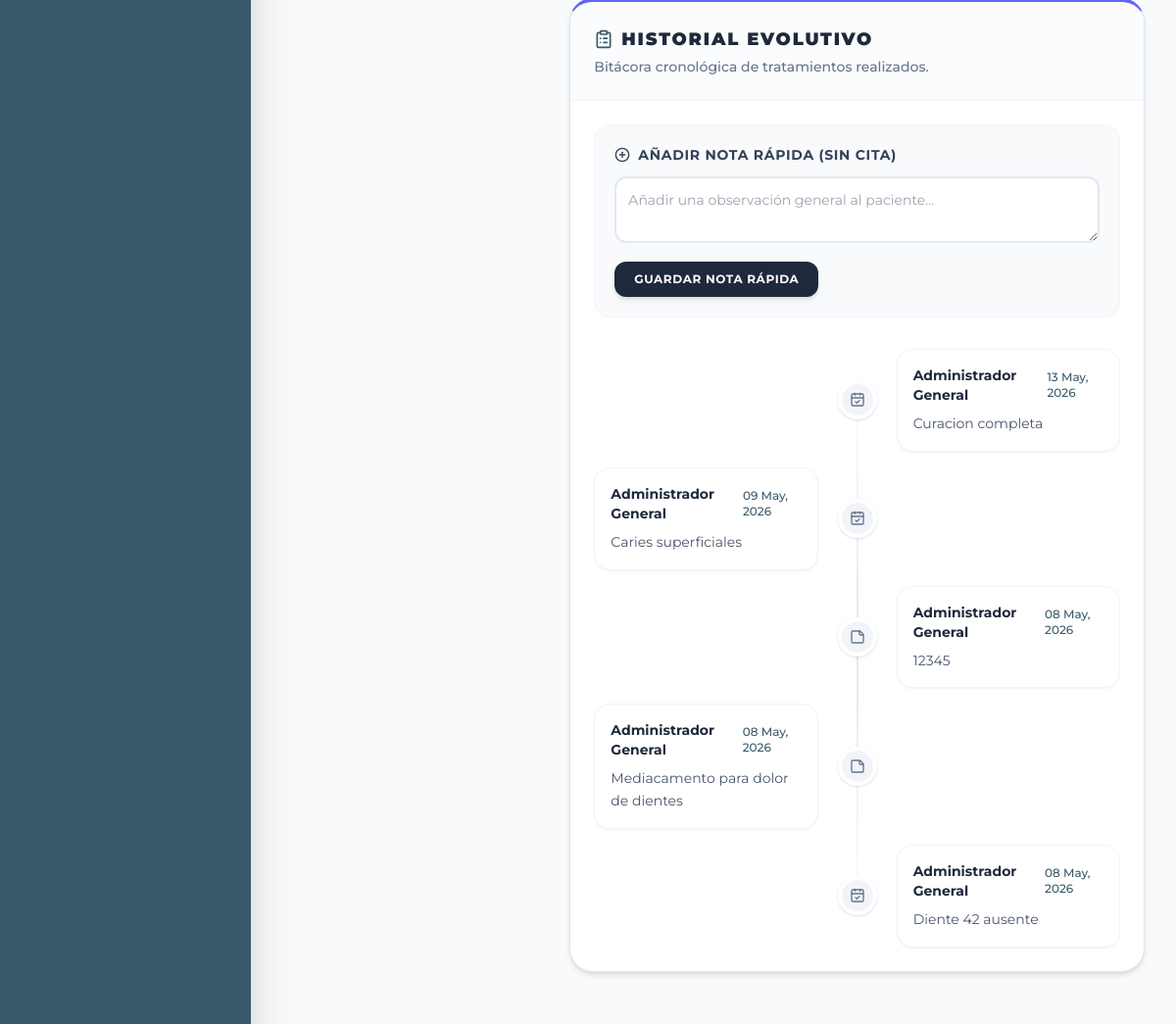
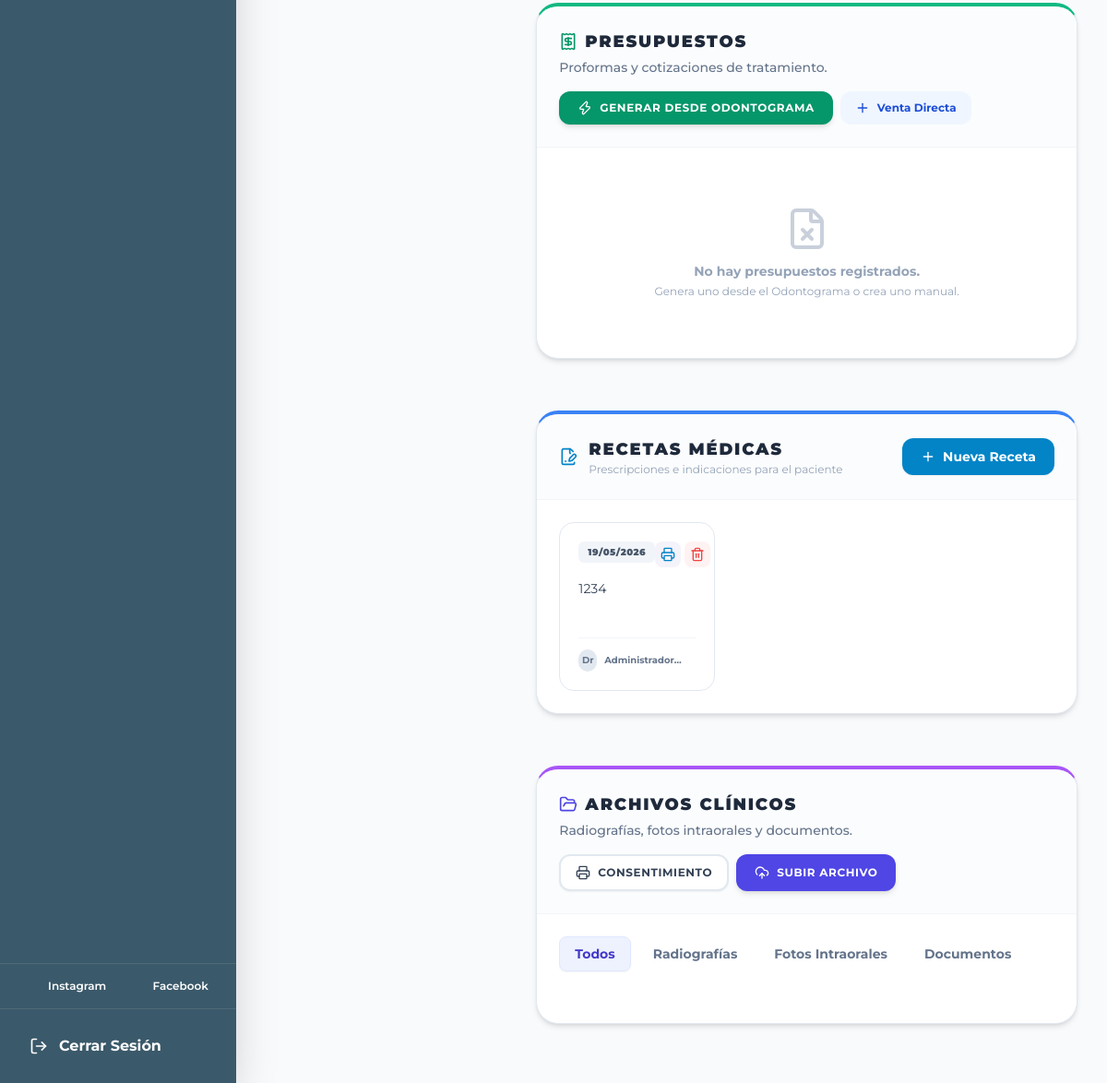
The page /paciente_detalle.php?id=1 (signed in, lower part) on the database as committed earlier (2 pictures, top to bottom).
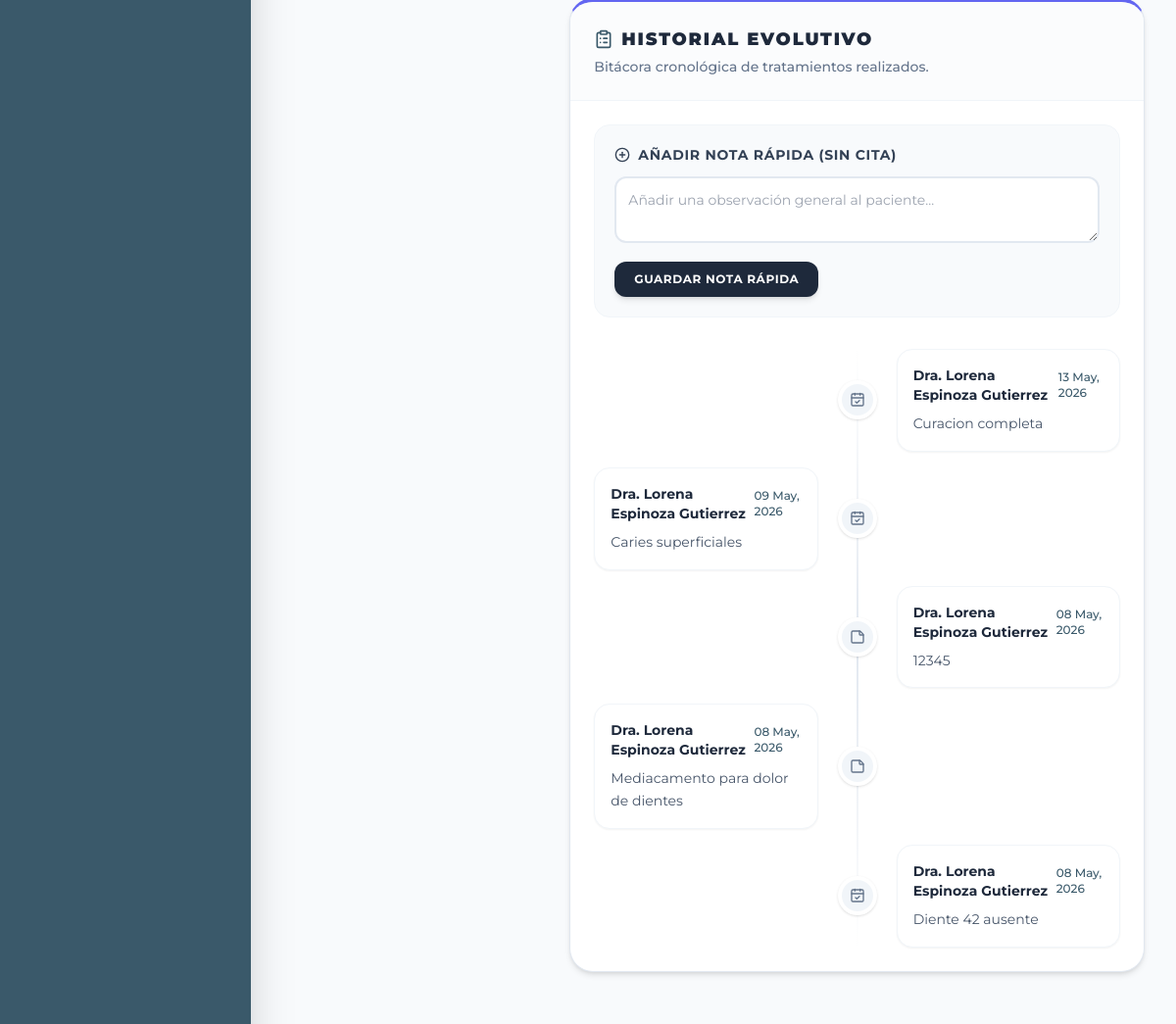
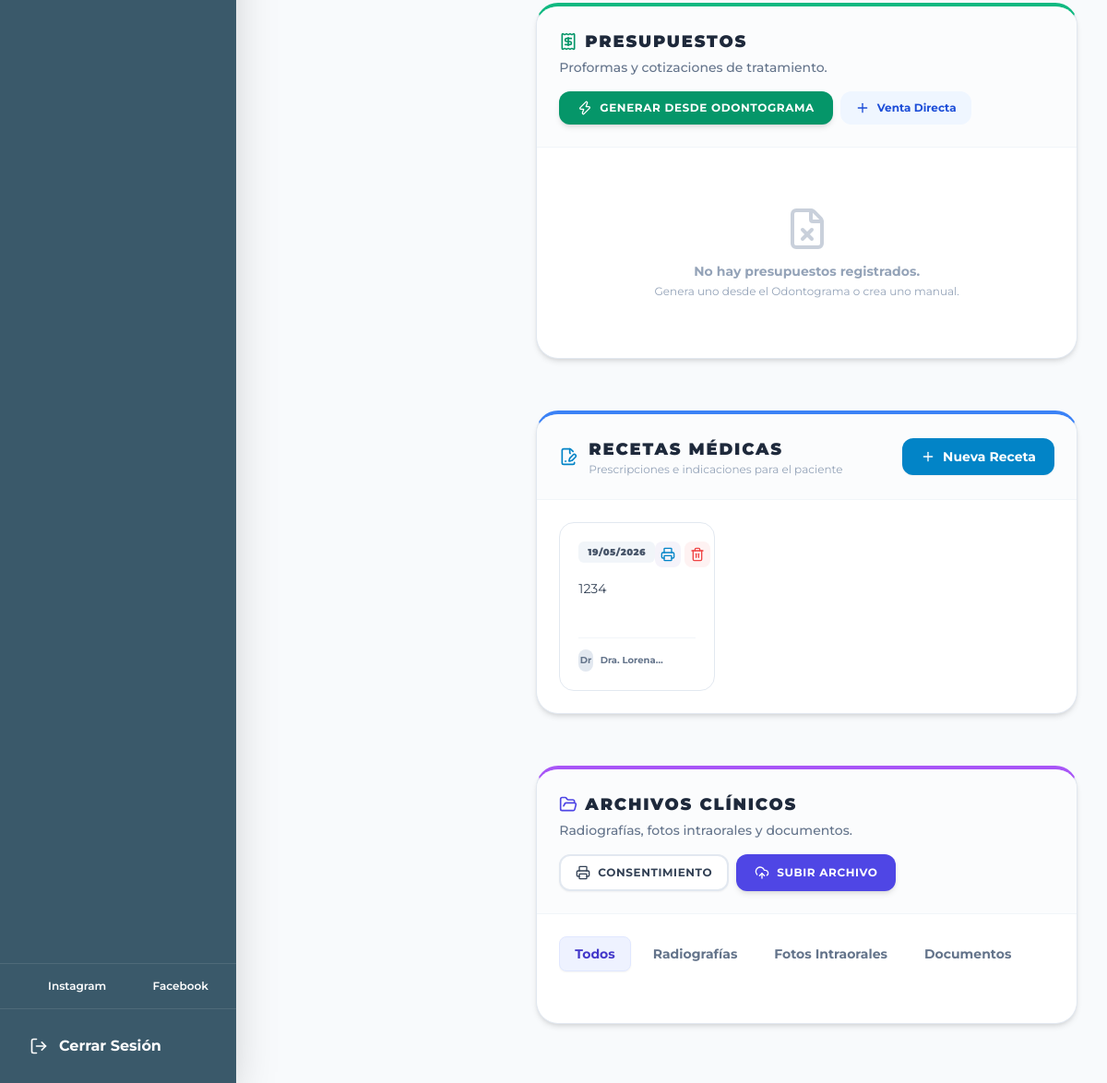
The same page on the database as committed later (2 pictures, top to bottom).
### tables this page shows
CREATE TABLE `historial_evolutivo` (
  `id` int(11) NOT NULL AUTO_INCREMENT,
  `paciente_id` int(11) NOT NULL,
  `cita_id` int(11) DEFAULT NULL,
  `descripcion` text NOT NULL,
  `doctor_id` int(11) DEFAULT NULL,
  `fecha` timestamp NOT NULL DEFAULT CURRENT_TIMESTAMP,
  PRIMARY KEY (`id`),
  KEY `paciente_id` (`paciente_id`),
  KEY `cita_id` (`cita_id`),
  KEY `doctor_id` (`doctor_id`),
  CONSTRAINT `historial_evolutivo_ibfk_1` FOREIGN KEY (`paciente_id`) REFERENCES `pacientes` (`id`) ON DELETE CASCADE,
  CONSTRAINT `historial_evolutivo_ibfk_2` FOREIGN KEY (`cita_id`) REFERENCES `citas` (`id`) ON DELETE SET NULL,
  CONSTRAINT `historial_evolutivo_ibfk_3` FOREIGN KEY (`doctor_id`) REFERENCES `usuarios` (`id`) ON DELETE SET NULL
);

CREATE TABLE `usuarios` (
  `id` int(11) NOT NULL AUTO_INCREMENT,
  `nombre` varchar(100) NOT NULL,
  `usuario` varchar(50) NOT NULL,
  `password` varchar(255) NOT NULL,
  `rol` enum('Admin','Recepcionista','Dentista') DEFAULT 'Dentista',
  `fecha_registro` timestamp NOT NULL DEFAULT CURRENT_TIMESTAMP,
  `colegiatura` varchar(50) DEFAULT NULL,
  `estado_activo` tinyint(1) DEFAULT '1',
  `intentos_fallidos` int(11) DEFAULT '0',
  `bloqueado_hasta` datetime DEFAULT NULL,
  PRIMARY KEY (`id`),
  UNIQUE KEY `usuario` (`usuario`)
);

CREATE TABLE `recetas` (
  `id` int(11) NOT NULL AUTO_INCREMENT,
  `paciente_id` int(11) NOT NULL,
  `doctor_id` int(11) NOT NULL,
  `fecha` timestamp NOT NULL DEFAULT CURRENT_TIMESTAMP,
  `diagnostico` varchar(255) DEFAULT '',
  `contenido` text NOT NULL,
  PRIMARY KEY (`id`),
  KEY `paciente_id` (`paciente_id`),
  KEY `doctor_id` (`doctor_id`),
  CONSTRAINT `recetas_ibfk_1` FOREIGN KEY (`paciente_id`) REFERENCES `pacientes` (`id`) ON DELETE CASCADE,
  CONSTRAINT `recetas_ibfk_2` FOREIGN KEY (`doctor_id`) REFERENCES `usuarios` (`id`) ON DELETE CASCADE
);

### controllers/EvolucionController.php (called while the page is built, shortened)
<?php
require_once 'config/conexion.php';
require_once 'models/Evolucion.php';
class EvolucionController {
    private $evolucionModel;
    public function __construct() {
        global $conn;
        $this->evolucionModel = new Evolucion($conn);
    }
    public function getByPaciente($paciente_id) {
        return $this->evolucionModel->getByPaciente($paciente_id);
    }
}
?>

### models/Evolucion.php (called while the page is built, shortened)
<?php
class Evolucion {
    private $conn;
    public function __construct($db) {
        $this->conn = $db;
    }
    public function getByPaciente($paciente_id) {
        $sql = "SELECT e.*, u.nombre as doctor_nombre
                FROM historial_evolutivo e
                LEFT JOIN usuarios u ON e.doctor_id = u.id
                WHERE e.paciente_id = ?
                ORDER BY e.fecha DESC";
        $stmt = $this->conn->prepare($sql);
        $stmt->bind_param("i", $paciente_id);
        $stmt->execute();
        $result = $stmt->get_result();
        $historial = [];
        while($row = $result->fetch_assoc()) {
            $historial[] = $row;
        }
        return $historial;
    }
}
?>

### paciente_detalle.php (the view, shortened to what the changed rows need)
<?php
require_once 'controllers/OdontogramaController.php';
require_once 'controllers/EvolucionController.php';
$evolucionCtrl = new EvolucionController();
$historial_evolutivo = $evolucionCtrl->getByPaciente($paciente_id);
?>
<!DOCTYPE html>
<html lang="es">
<head>
    <script src="https://cdn.tailwindcss.com"></script>
    <link href="https://cdn.jsdelivr.net/npm/tom-select@2.2.2/dist/css/tom-select.css" rel="stylesheet">
</head>
<body class="flex h-screen">
    <main class="flex-1 flex flex-col min-w-0 overflow-hidden bg-slate-50">
        <div id="pacienteDetalleScrollContainer" class="flex-1 overflow-y-auto pb-4 px-4 md:pb-8 md:px-8 pt-0 md:pt-0 relative">
            <div class="flex flex-col lg:flex-row gap-8">
                <div class="w-full lg:w-2/3 xl:w-3/4 flex flex-col gap-6 pt-4 md:pt-8">
                    <div id="historial_evolutivo" class="bg-white rounded-3xl shadow-md border border-slate-200 border-t-4 border-t-indigo-500 overflow-hidden mb-8">
                        <div class="p-6">
                            <div class="space-y-4 relative before:absolute before:inset-0 before:ml-5 before:-translate-x-px md:before:mx-auto md:before:translate-x-0 before:h-full before:w-0.5 before:bg-gradient-to-b before:from-transparent before:via-slate-200 before:to-transparent">
                                <?php if(empty($historial_evolutivo)): ?>
                                    <div class="text-center py-8 text-slate-400 font-medium text-sm">
                                        No hay registros evolutivos previos para este paciente.
                                    </div>
                                <?php else: ?>
                                    <?php foreach($historial_evolutivo as $nota): ?>
                                    <div class="relative flex items-center justify-between md:justify-normal md:odd:flex-row-reverse group is-active">
                                        <div class="flex items-center justify-center w-10 h-10 rounded-full border-4 border-white bg-slate-100 text-slate-500 shadow shrink-0 md:order-1 md:group-odd:-translate-x-1/2 md:group-even:translate-x-1/2">
                                            <i data-lucide="<?php echo $nota['cita_id'] ? 'calendar-check' : 'sticky-note'; ?>" class="w-4 h-4"></i>
                                        </div>
                                        <div class="w-[calc(100%-4rem)] md:w-[calc(50%-2.5rem)] p-4 rounded-2xl border border-slate-100 bg-white shadow-sm hover:shadow-md transition">
                                            <div class="flex items-center justify-between space-x-2 mb-1">
                                                <div class="font-bold text-slate-800 text-sm"><?php echo htmlspecialchars($nota['doctor_nombre'] ?? 'Dr. General'); ?></div>
                                                <time class="font-medium text-brand text-xs"><?php echo date('d M, Y', strtotime($nota['fecha'])); ?></time>
                                            </div>
                                            <div class="text-slate-600 text-sm leading-relaxed mt-2"><?php echo nl2br(htmlspecialchars($nota['descripcion'])); ?></div>
                                        </div>
                                    </div>
                                    <?php endforeach; ?>
                                <?php endif; ?>
                            </div>
                        </div>
                    </div>
                    <?php
                    $stmt_recetas = $conn->prepare("SELECT r.*, u.nombre as doctor_nombre, u.colegiatura FROM recetas r JOIN usuarios u ON r.doctor_id = u.id WHERE r.paciente_id = ? ORDER BY r.fecha DESC");
                    if ($stmt_recetas) {
                        $stmt_recetas->bind_param('i', $paciente_id);
                        $stmt_recetas->execute();
                        $recetas = $stmt_recetas->get_result()->fetch_all(MYSQLI_ASSOC);
                    } else { $recetas = []; }
                    ?>
                    <div id="seccion_recetas" class="bg-white rounded-3xl shadow-md border border-slate-200 border-t-4 border-t-blue-500 overflow-hidden mb-8">
                        <div class="p-6">
                            <?php if (empty($recetas)): ?>
                            <div class="text-center py-10">
                                <i data-lucide="file-text" class="w-12 h-12 text-slate-200 mx-auto mb-3"></i>
                                <p class="text-slate-400 font-medium">No hay recetas registradas.</p>
                            </div>
                            <?php else: ?>
                            <div class="grid grid-cols-1 md:grid-cols-2 lg:grid-cols-3 gap-4">
                                <?php foreach ($recetas as $receta): ?>
                                <div class="bg-white border border-slate-200 rounded-2xl p-5 hover:shadow-md transition group relative overflow-hidden">
                                    <div class="flex justify-between items-start mb-3">
                                        <div class="bg-slate-100 text-slate-600 text-[10px] font-black px-2.5 py-1 rounded-md uppercase tracking-wider">
                                            <?php echo date('d/m/Y', strtotime($receta['fecha'])); ?>
                                        </div>
                                        <div class="flex gap-1">
                                            <button onclick="imprimirReceta(<?php echo $receta['id']; ?>)" class="text-sky-600 bg-teal-50 p-1.5 rounded-lg hover:bg-teal-200 hover:text-teal-700 transition" title="Imprimir">
                                                <i data-lucide="printer" class="w-4 h-4"></i>
                                            </button>
                                            <?php if ($_SESSION['usuario_rol'] !== 'Recepcionista'): ?>
                                            <button type="button" onclick="eliminarReceta(<?php echo $receta['id']; ?>)" class="text-red-500 bg-red-50 p-1.5 rounded-lg hover:bg-red-500 hover:text-white transition" title="Eliminar">
                                                <i data-lucide="trash-2" class="w-4 h-4"></i>
                                            </button>
                                            <?php endif; ?>
                                        </div>
                                    </div>
                                    <div class="text-sm text-slate-700 line-clamp-3 mb-4 min-h-[3rem] whitespace-pre-wrap leading-relaxed"><?php echo htmlspecialchars($receta['contenido']); ?></div>
                                    <div class="flex items-center gap-2 pt-3 border-t border-slate-100">
                                        <div class="w-6 h-6 rounded-full bg-slate-200 flex items-center justify-center text-[10px] font-bold text-slate-500">Dr</div>
                                        <p class="text-[10px] font-bold text-slate-500 line-clamp-1"><?php echo htmlspecialchars($receta['doctor_nombre']); ?></p>
                                    </div>
                                </div>
                                <?php endforeach; ?>
                            </div>
                            <?php endif; ?>
                        </div>
                    </div>
                </div>
            </div>
        </div>
    </main>
</body>
</html>

Rows that differ between the two databases and show on the page:
changed through a linked row, historial_evolutivo "Curacion completa": doctor.nombre "Administrador General" → "Dra. Lorena Espinoza Gutierrez"
changed through a linked row, historial_evolutivo "Caries superficiales": doctor.nombre "Administrador General" → "Dra. Lorena Espinoza Gutierrez"
changed through a linked row, historial_evolutivo (number 3 of 5 on the later page): doctor.nombre "Administrador General" → "Dra. Lorena Espinoza Gutierrez"
changed through a linked row, historial_evolutivo "Mediacamento para dolor de dientes": doctor.nombre "Administrador General" → "Dra. Lorena Espinoza Gutierrez"
changed through a linked row, historial_evolutivo "Diente 42 ausente": doctor.nombre "Administrador General" → "Dra. Lorena Espinoza Gutierrez"
changed through a linked row, recetas: doctor.nombre (not shown) → "Dra.…"
